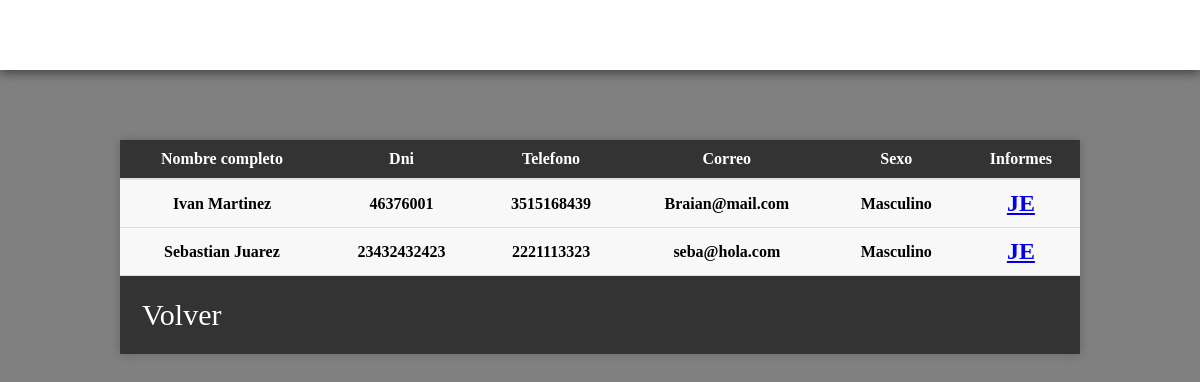
/paciente.php, run on the app's committed database.
### tables this page shows
CREATE TABLE `paciente` (
  `id_pac` int(11) NOT NULL,
  `nombre_pac` varchar(30) NOT NULL,
  `dni_pac` varchar(30) NOT NULL,
  `tel_pac` varchar(30) NOT NULL,
  `correo_pac` varchar(30) NOT NULL,
  `sexo_pac` int(11) NOT NULL
);

CREATE TABLE `sexo` (
  `id_sexo` int(11) NOT NULL,
  `nombre_sexo` varchar(30) NOT NULL
);

### paciente.php (the view, shortened to what this page needs)
<?php
include ("online.php");
    $sql="SELECT paciente.id_pac, paciente.nombre_pac, paciente.dni_pac, paciente.tel_pac, paciente.sexo_pac,  paciente.correo_pac, sexo.nombre_sexo
    FROM paciente
    JOIN sexo ON paciente.sexo_pac = sexo.id_sexo";
    $query=mysqli_query($online, $sql);
  ?>
<!DOCTYPE html>
<html lang="en">
<head>
    <link rel="stylesheet" type="text/css" href="../php/CSS/pacientes.css">
</head>
<body>
<section  class="barra">
      <a class="logo" href="../php/index.html"></a>
      <a class="foto" href="../php/perfil.php"></a>
    </section>
    <div class="separador"></div>
    <div class="users-table">
        <table>
            <thead>
                <tr>
                    <th>Nombre completo</th>
                    <th>Dni</th>
                    <th>Telefono</th>
                    <th>Correo</th>
                    <th>Sexo</th>
                    <th>Informes</th>
                </tr>
            </thead>
            <tbody>
                <?php while ($row = mysqli_fetch_array($query)): ?>
                    <tr>
                        <th><?= $row['nombre_pac'] ?></th>
                        <th><?= $row['dni_pac'] ?></th>
                        <th><?= $row['tel_pac'] ?></th>
                        <th><?= $row['correo_pac'] ?></th>
                        <th><?= $row['nombre_sexo'] ?></th>
                        <th><a href="informe.php?id_pac=<?= $row['id_pac'] ?>"><h2>JE</h2></a></th>
                    </tr>
                <?php endwhile; ?>
            </tbody>
        </table>
        <div class="vuelta"><a href="../php/index.html">Volver</a></div>
    </div>
</body>
</html>

### CSS/pacientes.css (style rules this page uses)
* { padding: 0; margin: 0; }
body { background-color: gray; }
.barra { background-color: rgb(255, 255, 255); padding: 20px; box-shadow: 0px 3px 10px rgba(0, 0, 0, 0.5); display: flex; }
.logo { background: url(../../img/Logo-hospital.png) no-repeat center; background-size: cover; width: 30px; height: 30px; margin-right: auto; border-radius: 50%; }
.foto { background: url(../../img/Perfil.jpeg) no-repeat center; background-size: cover; width: 30px; height: 30px; margin-left: auto; border-radius: 50%; }
.separador { height: 50px; }
.users-table { width: 80%; margin: 20px auto; background-color: #fff; box-shadow: 0px 0px 10px rgba(0, 0, 0, 0.2); }
.users-table table { width: 100%; border-collapse: collapse; }
.users-table th { padding: 10px; border-bottom: 1px solid #ddd; background-color: #f8f8f8; text-align: center; }
.users-table thead th { background-color: #333; color: white; border-bottom: 2px solid #ddd; }
.vuelta { padding: 20px; background-color:#333; font-size: 30px; border: 2px solid #333; transition: background-color 0.3s, border-color 0.3s; position: relative; }
.vuelta a { text-decoration: none; color: white; display: block; }

### data on the page
paciente: nombre_pac "Ivan Martinez", dni_pac "46376001", tel_pac "3515168439", correo_pac "Braian@mail.com", sexo_pac.nombre_sexo "Masculino"
paciente: nombre_pac "Sebastian Juarez", dni_pac "23432432423", tel_pac "2221113323", correo_pac "seba@hola.com", sexo_pac.nombre_sexo "Masculino"
